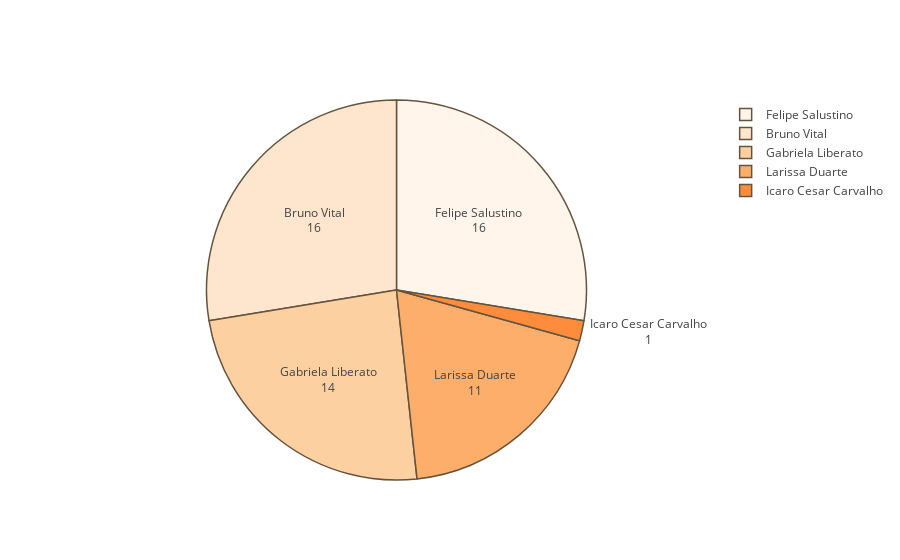

Notebook code cell kept with this figure:
### Code cell
import plotly.graph_objects as go
import plotly.express as px

fig = go.Figure(data=[go.Pie(labels=reporteres_impresso['reporter_fotografo'], values=reporteres_impresso['freq'])])
fig.update_traces(textinfo='value+label', hoverinfo='percent',marker=dict(colors=px.colors.sequential.Oranges, line=dict(color='#66533D', width=1.5)))
fig.show()

### Figure 1 — Plotly figure (JSON) as saved in the notebook; plotly's stock layout.template omitted (floating-point values rounded to 4 significant figures)
{"data": [{"hoverinfo": "percent", "labels": ["Felipe Salustino", "Bruno Vital", "Gabriela Liberato", "Larissa Duarte", "Icaro Cesar Carvalho"], "marker": {"colors": ["rgb(255,245,235)", "rgb(254,230,206)", "rgb(253,208,162)", "rgb(253,174,107)", "rgb(253,141,60)", "rgb(241,105,19)", "rgb(217,72,1)", "rgb(166,54,3)", "rgb(127,39,4)"], "line": {"color": "#66533D", "width": 1.5}}, "textinfo": "value+label", "type": "pie", "values": [16, 16, 14, 11, 1]}], "layout": {}}
